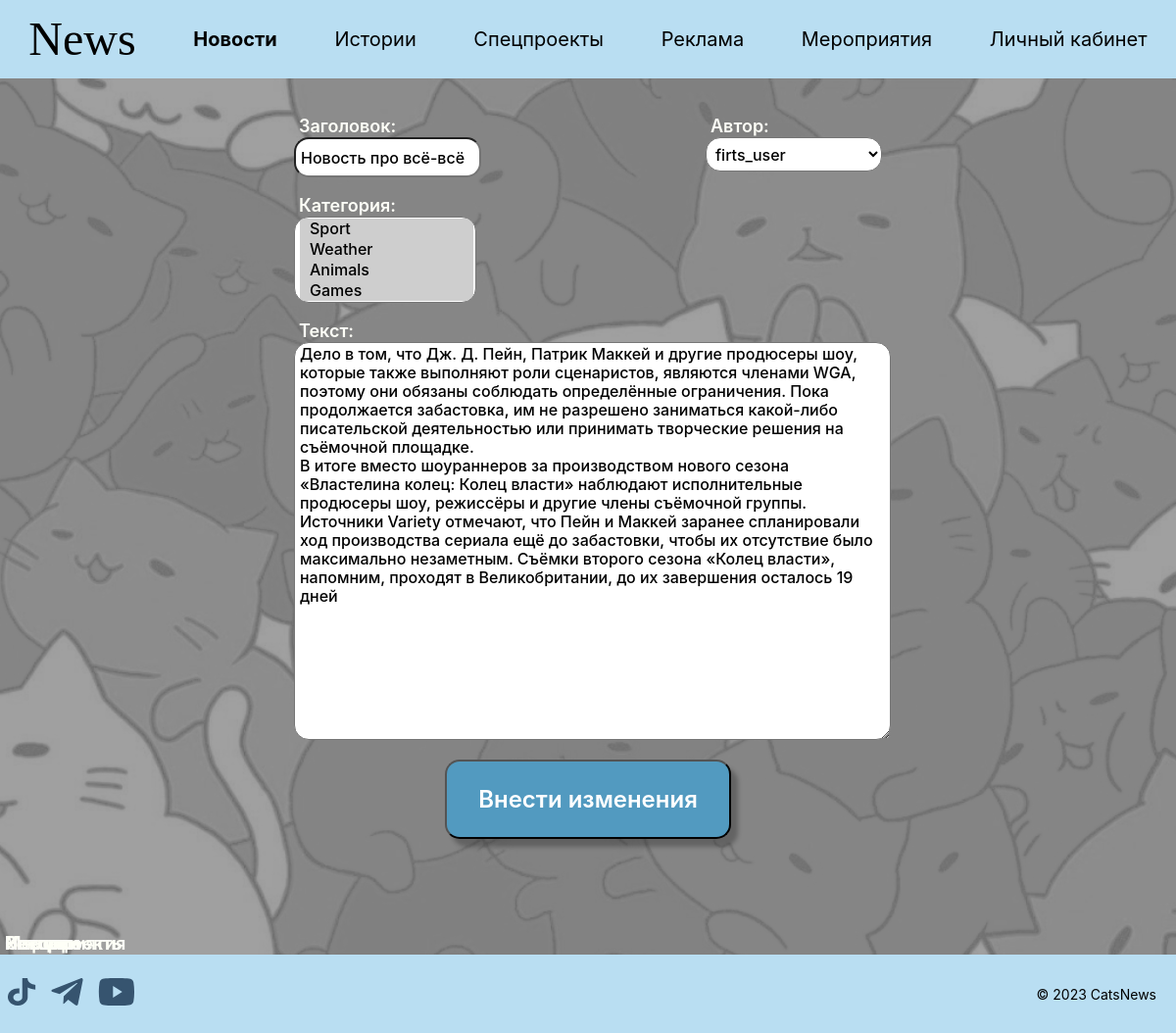
/29/edit/ (signed in), run on the app's committed database.
### news/models.py (models this page shows, shortened)
class Post(models.Model):
    artickle = 'ar'
    news = 'nw'
    TYPES = [
        (artickle, 'статья'),
        (news, 'новость')
    ]
    author = models.ForeignKey(Author, on_delete=models.CASCADE, default=artickle)
    type = models.CharField(max_length=2, choices=TYPES, default=artickle)
    pub_date = models.DateTimeField(auto_now_add=True)
    category = models.ManyToManyField(Category, through='PostCategory')
    title = models.CharField(max_length=250)
    content = models.TextField()
    rating = models.IntegerField(default=0)

class Category(models.Model):
    category = models.CharField(max_length=128, unique=True)
    subscribers = models.ManyToManyField(User, blank=True)
    def __str__(self):
        return f'{self.category}'

### news/views.py (the view)
# urls.py: path('<int:pk>/edit/', UpdatePostView.as_view(), name='post_update'),
class UpdatePostView(LoginRequiredMixin, PermissionRequiredMixin, UpdateView):
    template_name = 'edit.html'
    form_class = PostForm
    permission_required = ('news.change_post',)
    def get_object(self, **kwargs):
        id = self.kwargs.get('pk')
        return Post.objects.get(pk=id)

### news/forms.py
class PostForm(ModelForm):
    class Meta:
        model = Post
        fields = ['title', 'content', 'author', 'category']

### news/models.py (called while the page is built)
    def __str__(self):
        return f'{self.user}'

### templates/edit.html (shortened to what this page needs)
{% extends 'default.html' %}
{% load static %}
{% block style %}<link type="text/css" href="{% static 'css/add_update.css' %}" rel="stylesheet" />{% endblock style %}
{% block content %}
    <form method="POST" class="form">
        <div class="form_top">
            <div class="title">
                <div class="label">
                    Заголовок:
                </div>
                {{ form.title }}
            </div>
            <div class="author">
                <div class="label">
                    Автор:
                </div>
                {{ form.author }}
            </div>
        </div>
        <div class="form_category">
            <div class="label">
                Категория:
            </div>
            {{ form.category }}
        </div>
        <div class="content">
            <div class="label">
                Текст:
            </div>
            {{ form.content }}
        </div>
        <input type="submit" value="Внести изменения" id="form_button">
    </form>
{% endblock content %}

### static/css/styles.css (style rules this page uses)
body { margin: 0; padding: 0; }
.label { display: flex; align-items: center; font-family: 'Inter'; font-style: normal; font-weight: 400; font-size: 14px; line-height: 17px; margin: 5px 0; }

### static/css/add_update.css (style rules this page uses)
.form { margin: 0 auto; width: 50%; }
.form_top { display: flex; justify-content: space-between; width: 100%; margin-top: 30px; }
#id_title { display: flex; justify-content: start; padding-left: 5px; margin-bottom: 10px; align-items: center; width: 100%; height: 35px; background: #FFFFFF; border-radius: 15px; font-family: 'Inter'; font-weight: 500; font-size: 16px; line-height: 19px; color: #000000 }
.title { position: relative; width: 30%; }
.label { position: absolute; top:-25px; left: 5px; color: #fefff7; font-size: 18px; font-weight: 600; }
#id_author { display: flex; justify-content: start; padding-left: 5px; margin-bottom: 10px; align-items: center; width: 100%; height: 35px; background: #FFFFFF; border-radius: 15px; font-family: 'Inter'; font-weight: 500; font-size: 16px; line-height: 19px; color: #000000 }
.author { position: relative; width: 30%; }
#id_category { display: flex; justify-content: center; padding-left: 5px; margin-bottom: 10px; align-items: center; width: 100%; background: #FFFFFF; border-radius: 15px; overflow: auto; padding: 1px 2px 1px 5px; }
#id_category>option { display: flex; padding-left: 10px; font-family: 'Inter'; font-weight: 500; font-size: 16px; line-height: 19px; color: #000000 }
.form_category { position: relative; display: flex; flex-direction: column; align-items: center; width: 31%; margin-top: 30px; }
#id_content { display: flex; padding-left: 5px; width: 100%; height: 400px; background: #FFFFFF; border-radius: 15px; font-family: 'Inter'; font-weight: 500; font-size: 16px; line-height: 19px; color: #000000 }
.content { position: relative; margin-top: 30px; }
#form_button { display: flex; padding: 24px 32px; gap: 10px; background: #529AC0; box-shadow: 7px 8px 4px rgba(0, 0, 0, 0.25); border-radius: 15px; font-family: 'Inter'; font-weight: 600; font-size: 24px; line-height: 29px; color: #FFFFFF; margin: 20px auto; }

### data on the page
Post: title "Новость про всё-всё", author "firts_user", content "Дело в том, что Дж. Д. Пейн, Патрик Маккей и другие продюсеры шоу, которые также выполняют роли сценаристов, являются членами WGA, поэтому они обязаны соблюдать определённые ограничения. Пока продолжается забастовка, им не разрешено заниматься какой-либо писательской деятельностью или принимать творческие решения на съёмочной площадке. В итоге вместо шоураннеров за производством нового сезона «Властелина колец: Колец власти» наблюдают исполнительные продюсеры шоу, режиссёры и другие члены съёмочной группы. Источники Variety отмечают, что Пейн и Маккей заранее спланировали ход производства сериала ещё до забастовки, чтобы их отсутствие было максимально незаметным. Съёмки второго сезона…"
Category: category "Sport ☑ / Weather ☑ / Animals ☑ / Games ☑"
